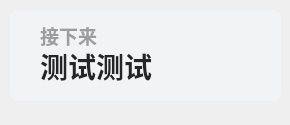
<?xml version="1.0" encoding="UTF-8"?>
<ui version="4.0">
 <class>Form</class>
 <widget class="QWidget" name="Form">
  <property name="geometry">
   <rect>
    <x>0</x>
    <y>0</y>
    <width>290</width>
    <height>125</height>
   </rect>
  </property>
  <property name="minimumSize">
   <size>
    <width>0</width>
    <height>100</height>
   </size>
  </property>
  <property name="maximumSize">
   <size>
    <width>16777215</width>
    <height>65536</height>
   </size>
  </property>
  <property name="windowTitle">
   <string>Form</string>
  </property>
  <widget class="QLabel" name="next_subtitle">
   <property name="geometry">
    <rect>
     <x>40</x>
     <y>20</y>
     <width>211</width>
     <height>31</height>
    </rect>
   </property>
   <property name="font">
    <font>
     <family>Microsoft YaHei</family>
     <pointsize>14</pointsize>
     <weight>75</weight>
     <bold>true</bold>
    </font>
   </property>
   <property name="styleSheet">
    <string notr="true">color: rgba(0, 0, 0, 90);
font-weight: bold;</string>
   </property>
   <property name="text">
    <string>接下来</string>
   </property>
   <property name="textFormat">
    <enum>Qt::PlainText</enum>
   </property>
   <property name="alignment">
    <set>Qt::AlignLeading|Qt::AlignLeft|Qt::AlignVCenter</set>
   </property>
  </widget>
  <widget class="QLabel" name="next_lesson_text">
   <property name="geometry">
    <rect>
     <x>40</x>
     <y>40</y>
     <width>211</width>
     <height>51</height>
    </rect>
   </property>
   <property name="font">
    <font>
     <family>Microsoft YaHei</family>
     <pointsize>21</pointsize>
     <weight>75</weight>
     <bold>true</bold>
    </font>
   </property>
   <property name="styleSheet">
    <string notr="true">border: none;
color: rgba(37, 37, 37, 255);
font-weight: bold</string>
   </property>
   <property name="text">
    <string>测试测试</string>
   </property>
   <property name="textFormat">
    <enum>Qt::PlainText</enum>
   </property>
   <property name="alignment">
    <set>Qt::AlignLeading|Qt::AlignLeft|Qt::AlignVCenter</set>
   </property>
  </widget>
  <widget class="QLabel" name="label">
   <property name="geometry">
    <rect>
     <x>10</x>
     <y>10</y>
     <width>271</width>
     <height>91</height>
    </rect>
   </property>
   <property name="styleSheet">
    <string notr="true">background-color: rgba(242, 243, 245, 242);
border-radius: 8px</string>
   </property>
   <property name="text">
    <string/>
   </property>
  </widget>
  <zorder>label</zorder>
  <zorder>next_subtitle</zorder>
  <zorder>next_lesson_text</zorder>
 </widget>
 <resources/>
 <connections/>
</ui>
